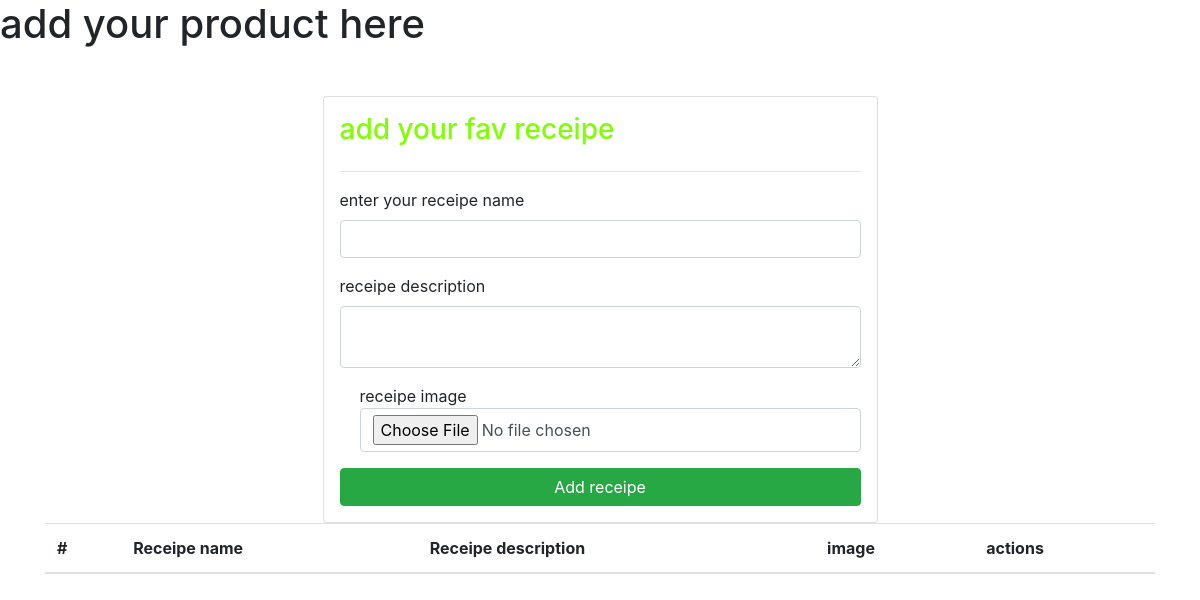
The app's page /receipes/, older data.
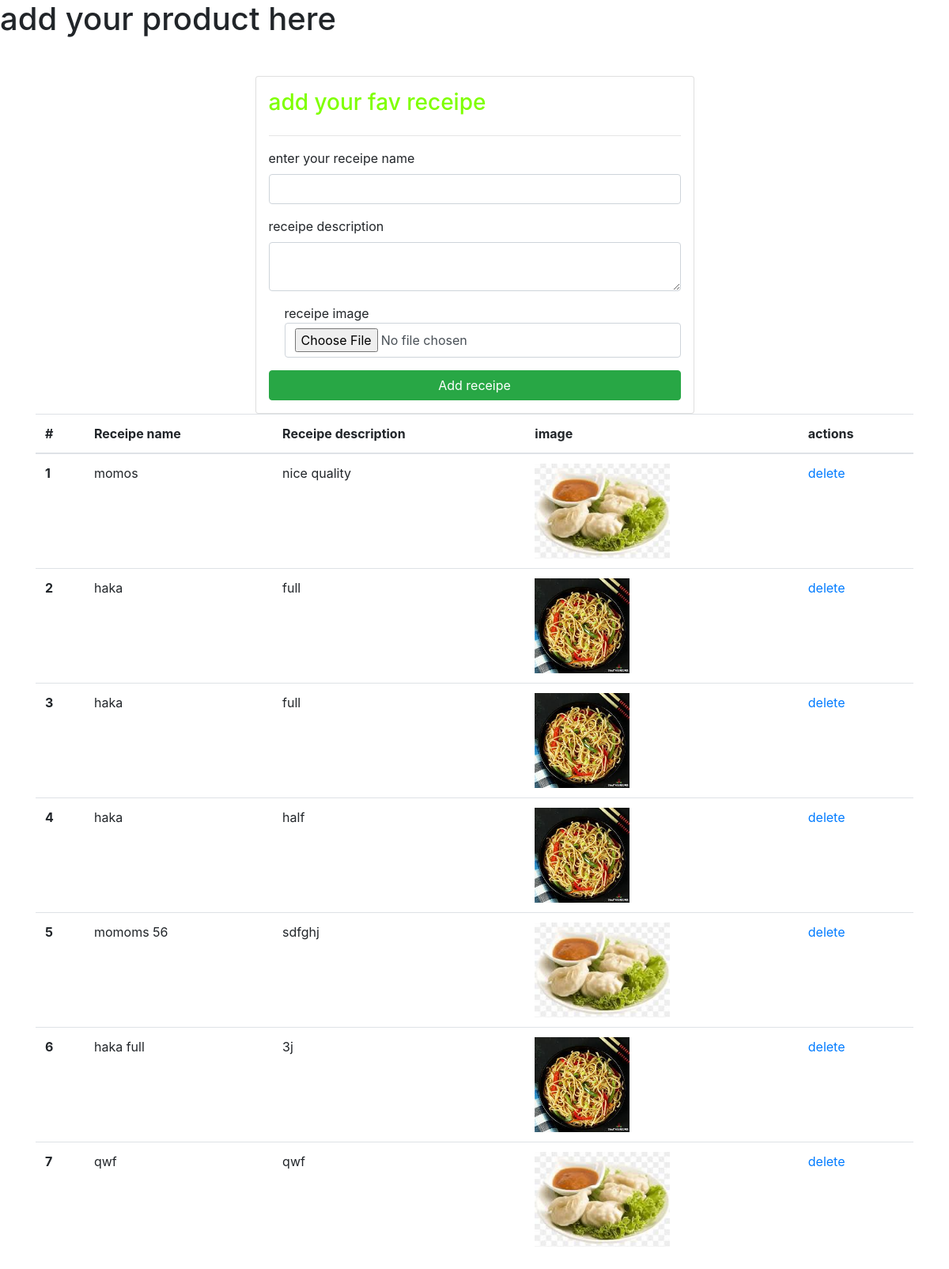
The same page, newer data.
### vege/models.py (models this page shows)
class Receipe(models.Model):
    receipe_name=models.CharField(max_length=100)
    receipe_description=models.TextField()
    receipe_image=models.ImageField(upload_to="receipe")

### vege/views.py (the view, shortened to what this page needs)
# urls.py: path('receipes/',receipes,name="receipes"),
def receipes(request):
    queryset=Receipe.objects.all()
    if request.GET.get('search'):
        queryset=queryset.filter(receipe_name__icontains=request.GET.get('search'))
    context={'receipes':queryset}
    return render(request,'receipes.html',context)

### vege/templates/receipes.html (shortened to what this page needs)
<!DOCTYPE html>
<html lang="en">
<head>
    <link rel="stylesheet" href="https://cdn.jsdelivr.net/npm/bootstrap@4.0.0/dist/css/bootstrap.min.css"
>
</head>
<body>
    <h1>add your product here</h1>
    <div class="container mt-5">
        <form class="col-6 mx-auto card p-3 shadow-lg" method="post" enctype="multipart/form-data">
            <h3 style="color: chartreuse;">add your fav receipe</h3>
            <hr>
            <div class="mb-3">
                <label for="exampleInputEmail1" class="form-label">enter your receipe name</label>
                <input name= "receipe_name" required ="text" class="form-control">
            </div>
            <div class="mb-3">
                <label for="exampleInputPassword1" class="form-label">receipe description</label>
    <textarea class="form-control" name="receipe_description" required></textarea>
            </div>
            <div class="mb-3 form-check">
                <label class="form-check-label"class="form-label">receipe image</label>
                <input name="receipe_image" type="file" class="form-control">
            </div>
            <button type="add receipe" class="btn btn-success">Add receipe</button>
        </form>
        <table class="table">
            <thead>
              <tr>
                <th scope="col">#</th>
                <th scope="col">Receipe name</th>
                <th scope="col">Receipe description</th>
                <th scope="col">image</th>
                <th scope="col">actions</th>
              </tr>
            </thead>
            <tbody>
{% for receipe in receipes %}
              <tr>
                <th scope="row">{{forloop.counter}}</th>
                <td>{{receipe.receipe_name}}</td>
                <td>{{receipe.receipe_description}}</td>
                <td>
<img src="/media/{{receipe.receipe_image}}" style="height: 120px;" ></td>
<td>
    <a href="/delete-receipe/{{receipe.id}}/" class="btn-btn-danger">delete</a>
</td>
              </tr>
              {% endfor %}
            </tbody>
          </table>
    </div>
</body>
</html>

Row changes from the older to the newer data that the page shows:
added Receipe: receipe_name "momos", receipe_description "nice quality"
added Receipe: receipe_name "haka", receipe_description "full"
added Receipe: receipe_name "haka", receipe_description "full"
added Receipe: receipe_name "haka", receipe_description "half"
added Receipe: receipe_name "momoms 56", receipe_description "sdfghj"
added Receipe: receipe_name "haka full", receipe_description "3j"
added Receipe: receipe_name "qwf", receipe_description "qwf"
